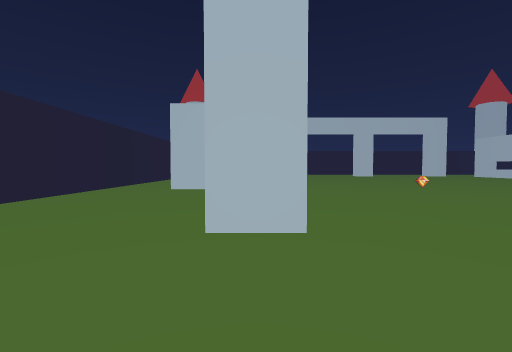
view 1 (above)

20 first-person views from a walk through a Unity game level. The camera is 1.3 m above the floor, tilts 2° down and sees 90° across. The floor is counted in squares, 2 m on a side. Each view is taken from the middle of a square. On the plan, view 1 faces up. The plan holds only what a view shows up to about 9 squares ahead; the rest is blank. The place goes on beyond the plan. The player is left out.

view 2
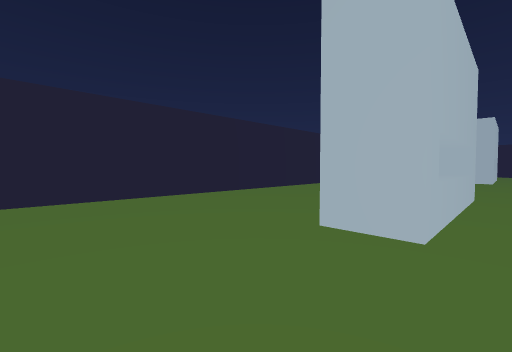

view 3
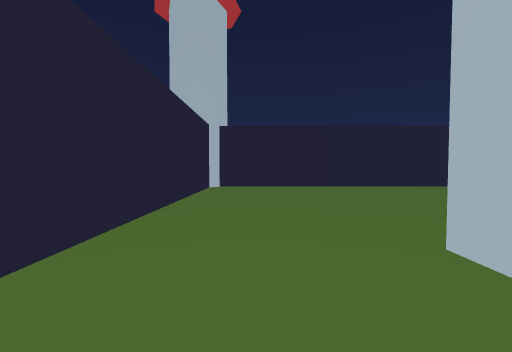

view 4
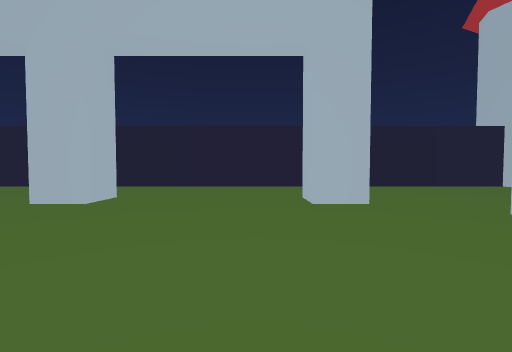

view 5
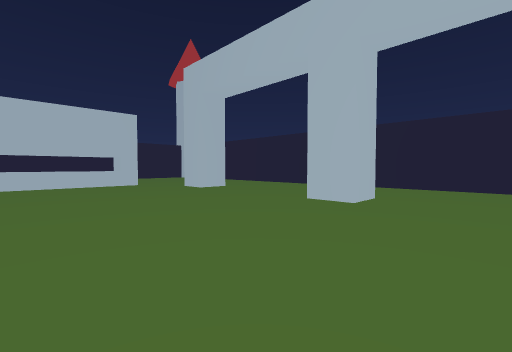

view 6
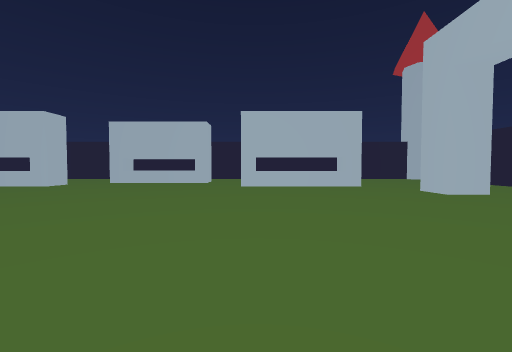

view 7
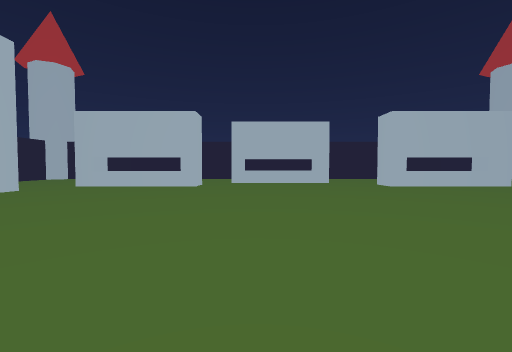

view 8
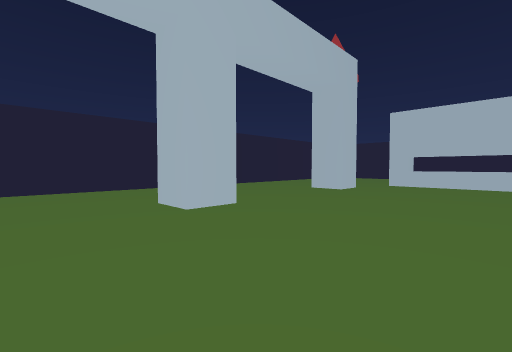

view 9
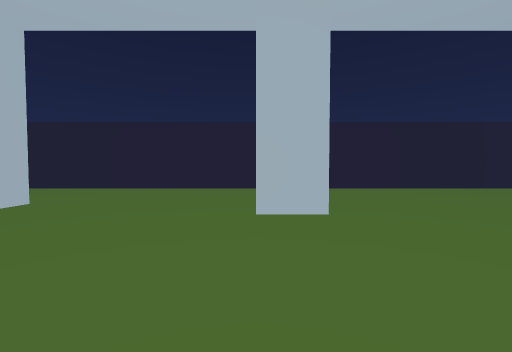

view 10
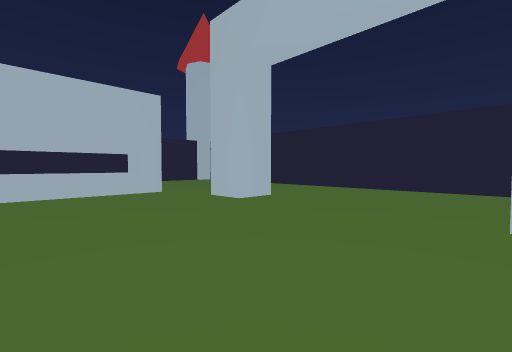

view 11
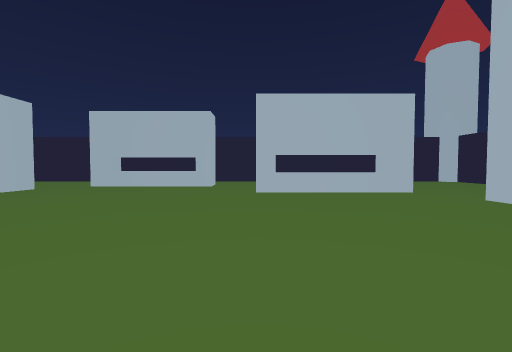

view 12
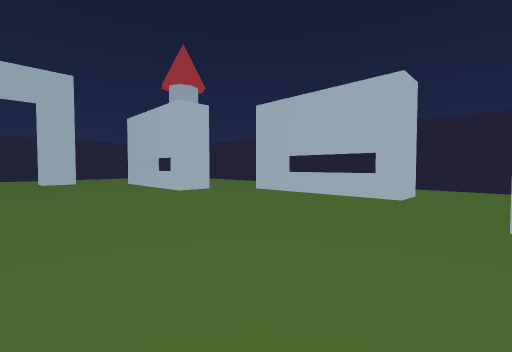

view 13
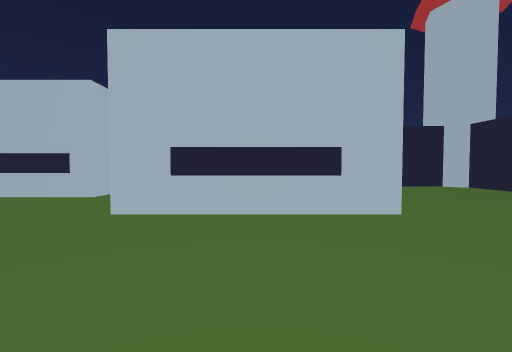

view 14
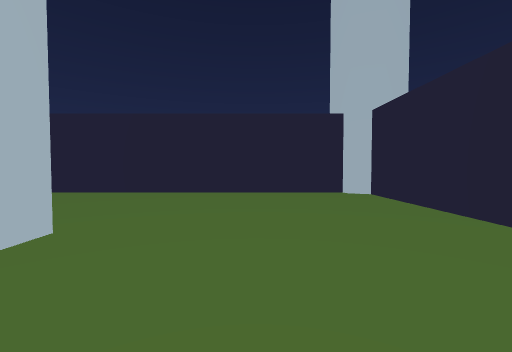

view 15
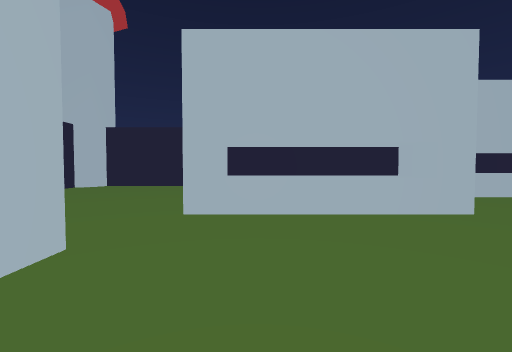

view 16
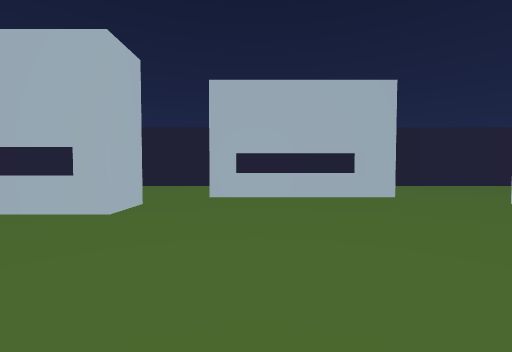

view 17
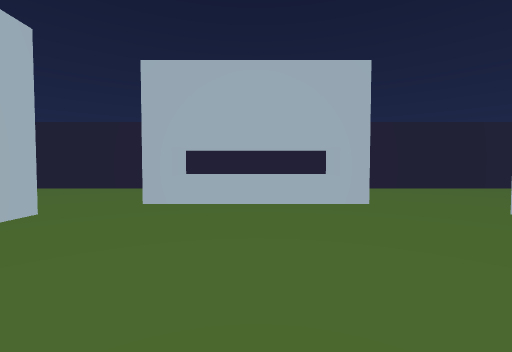

view 18
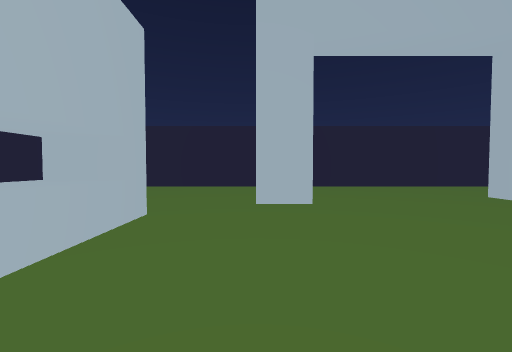

view 19
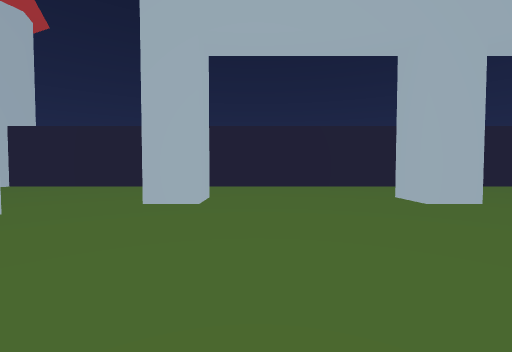

view 20
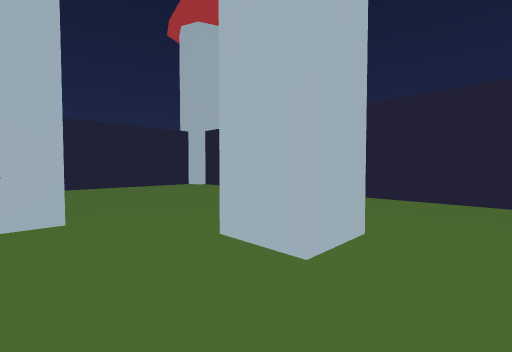

### Floor plan
Points are (right, up) in squares from view 1. A wall is a line through its corners. A room is listed if a view was taken in it or the views show most of it. See-through windows are left out.
Room 1 (views 1, 2, 3, 4, 5, 6, 7, 8, 9, 10, 11, 12, 13, 14, 15, 16, 17, 18, 19, 20)
walls: (-0.5, 6.5) (0.5, 6.5) (0.5, 2.5) (-0.5, 2.5); (7, 0.5) (7, 1.5) (8, 1.5) (8, 0.5); (8.1, 17.5) (7, 17.5) (7, 18.5); (2, 1.5) (3, 1.5) (3, 0.5); (15.5, 13) (14.5, 13) (14.5, 17); (16.5, 8) (16.5, 12); (2.6, 0.5) (2, 0.5); (-2.6, 11.5) (-1.5, 11.5) (-1.5, 7.5) (-2.5, 7.5); (12, 0.4) (12, 1.5) (13, 1.5); (14.5, 2.4) (14.5, 6.5) (15.5, 6.5); (3, 18.5) (3, 17.5) (2, 17.5); (0.5, 17.1) (0.5, 13); (13.1, 17.5) (12, 17.5) (12, 18.5); (-0.5, 17) (0.1, 17); (14.8, 21.8) (-4.1, 21.8); (-4.5, 21.3) (-4.5, -2.5) (19.2, -2.5); (19.7, -2.1) (19.7, 21.1); (19.1, 21.8) (18.6, 21.8)

Positions as (right, up) in squares from view 1, and headings:
1: (0, 0), facing up
2: (1, 0), facing up-left
3: (4, -1), facing left
4: (4, 6), facing down
5: (5, 6), facing down-right
6: (6, 6), facing right
7: (6, 11), facing right
8: (5, 14), facing up-right
9: (7, 14), facing up
10: (7, 14), facing up-left
11: (7, 13), facing left
12: (4, 13), facing down-left
13: (4, 15), facing left
14: (2, 19), facing left
15: (11, 16), facing right
16: (11, 11), facing right
17: (12, 10), facing right
18: (13, 6), facing down
19: (11, 6), facing down
20: (11, 3), facing down-right
